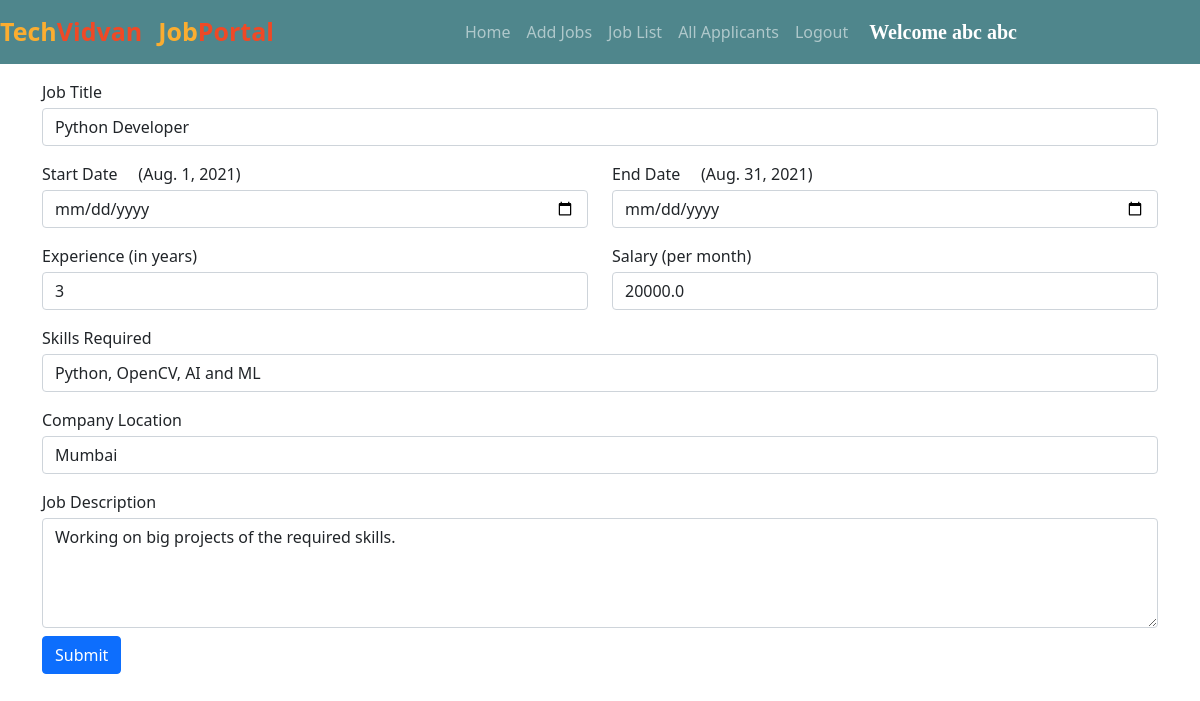
The page /edit_job/4/ (signed in) on the database its author committed.
### jobs/models.py (models this page shows, shortened)
class Job(models.Model):
    company = models.ForeignKey(Company, on_delete=models.CASCADE)
    start_date = models.DateField()
    end_date = models.DateField()
    title = models.CharField(max_length=200)
    salary = models.FloatField()
    image = models.ImageField(upload_to="")
    description = models.TextField(max_length=400)
    experience = models.CharField(max_length=100)
    location = models.CharField(max_length=100)
    skills = models.CharField(max_length=200)
    creation_date = models.DateField()

### jobs/views.py (the view, shortened to what this page needs)
# urls.py: path("edit_job/<int:myid>/", views.edit_job, name="edit_job"),
def edit_job(request, myid):
    if not request.user.is_authenticated:
        return redirect("/company_login")
    job = Job.objects.get(id=myid)
    return render(request, "edit_job.html", {'job':job})

### jobs/templates/edit_job.html (shortened to what this page needs)
{% extends 'company_navbar.html' %}
{% block body %}
<form class="container mt-3" method="POST" enctype="multipart/form-data">
    <div class="row">
        <div class="form-group col-md-12">
            <label>Job Title</label>
            <input type="text" class="form-control mt-1" name="job_title" id="job_title" value="{{job.title}}" required>
        </div>
    </div>
    <div class="row mt-3">
        <div class="form-group col-md-6">
            <label>Start Date</label>&nbsp;&nbsp;&nbsp;&nbsp;&nbsp;({{job.start_date}})
            <input type="date" class="form-control mt-1" name="start_date" id="start_date">
        </div>
        <div class="form-group col-md-6">
            <label>End Date</label>&nbsp;&nbsp;&nbsp;&nbsp;&nbsp;({{job.end_date}})
            <input type="date" class="form-control mt-1" name="end_date" id="end_date">
        </div>
    </div>
    <div class="row mt-3">
        <div class="form-group col-md-6">
            <label>Experience (in years)</label>
            <input type="text" class="form-control mt-1" name="experience" id="experience" value="{{job.experience}}" required>
        </div>
        <div class="form-group col-md-6">
            <label>Salary (per month)</label>
            <input type="tel" class="form-control mt-1" name="salary" id="salary" value="{{job.salary}}" required>
        </div>
    </div>
    <div class="row mt-3">
        <div class="form-group col-md-12">
            <label>Skills Required</label>
            <input type="text" class="form-control mt-1" name="skills" id="skills" value="{{job.skills}}" required>
        </div>
        </div>
    <div class="row mt-3">
        <div class="form-group col-md-12">
            <label>Company Location</label>
            <input type="text" class="form-control mt-1" name="location" id="location" value="{{job.location}}" required>
        </div>
    </div>
    <div class="row mt-3">
        <div class="form-group col-md-12">
            <label>Job Description</label>
            <textarea name="description" id="description" class="form-control mt-1" cols="30" rows="4" required>{{job.description}}</textarea>
        </div>
    </div>
<input type="submit" value="Submit" class="btn btn-primary mt-2">
</form>
{% endblock %}

### jobs/templates/company_navbar.html (shortened to what this page needs)
<!doctype html>
<html lang="en">
<head>
  <link href="https://cdn.jsdelivr.net/npm/bootstrap@5.0.2/dist/css/bootstrap.min.css" rel="stylesheet"
>
  <link rel="stylesheet" href="https://cdnjs.cloudflare.com/ajax/libs/font-awesome/5.15.3/css/all.min.css">
</head>
<body>
  <nav class="navbar navbar-expand-lg navbar-dark sticky-top">
    <a class="navbar-brand" href="/"><span class="head1">Tech</span><span class="head2">Vidvan</span></a>
    <a class="navbar-brand" href="#"><span class="head1">Job</span><span class="head2">Portal</span></a>
    <div class="container w-50">
      <div class="collapse navbar-collapse" id="navbarSupportedContent">
        <ul class="navbar-nav me-auto mb-2 mb-lg-0">
          <li class="nav-item">
            <a class="nav-link {% block home %}{% endblock %}" aria-current="page" href="/company_homepage/">Home</a>
          </li>
          <li class="nav-item">
            <a class="nav-link {% block add_job %} {% endblock %}" aria-current="page" href="/add_job/">Add Jobs</a>
          </li>
          <li class="nav-item">
            <a class="nav-link {% block job_list %}{% endblock %}" href="/job_list/">Job List</a>
          </li>
          <li class="nav-item">
            <a class="nav-link {% block all_applicants %}{% endblock %}" href="/all_applicants/">All Applicants</a>
          </li>
          <li class="nav-item">
            <a class="nav-link" href="/logout/">Logout</a>
          </li>
        </ul>
        <a class="navbar-brand" style="font-weight: bold; font-family: 'Times New Roman', Times, serif;"
          href="#">Welcome {{request.user.get_full_name}}</a>
      </div>
    </div>
  </nav>
  {% block body %}
  {% endblock %}
</body>
</html>

### jobs/templates/company_navbar.html (style rules this page uses)
.navbar { background-color: #4f868c; }
.head1 { color: #FBAD30; font-size: 25px; font-weight: bold; height: 50px; }
.head2 { color: #EF4926; font-size: 25px; font-weight: bold; }

### rows shown on the page
Job: job_title "Python Developer", start_date "Aug. 1, 2021", end_date "Aug. 31, 2021", experience "3", salary "20000.0", skills "Python, OpenCV, AI and ML", location "Mumbai", description "Working on big projects of the required skills."

### other values the page prints
{{ request.user.get_full_name }} "abc abc"
